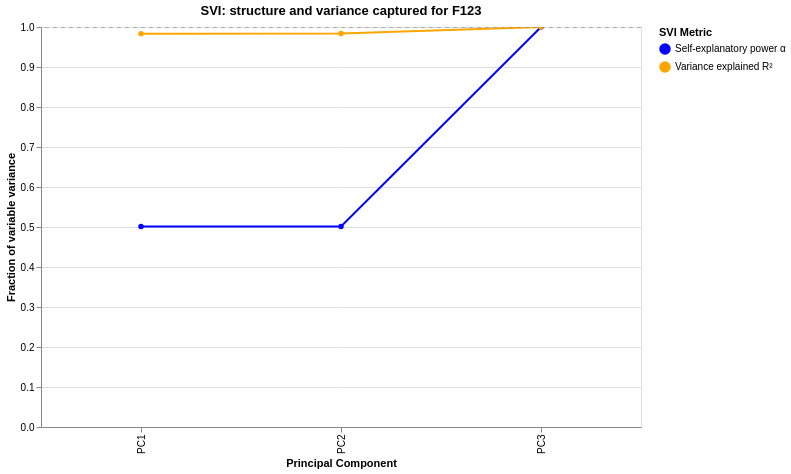

Notebook source saved alongside this figure:
### Code cell
model.svi_plot("F123")

### Figure 1 — Vega-Lite specification as saved in the notebook (floating-point values rounded to 4 significant figures)
{"config": {"view": {"continuousWidth": 300, "continuousHeight": 300}}, "layer": [{"data": {"name": "data-134e5dc6c6eb98cd13c883f70d04ca8c"}, "mark": {"type": "line", "point": true}, "encoding": {"color": {"field": "Metric", "scale": {"domain": ["Self-explanatory power α", "Variance explained R²"], "range": ["blue", "orange"]}, "title": "SVI Metric", "type": "nominal"}, "tooltip": [{"field": "PC", "title": "Principal Component", "type": "nominal"}, {"field": "Metric", "title": "Metric", "type": "nominal"}, {"field": "Value", "format": ".2f", "title": "Value", "type": "quantitative"}], "x": {"field": "PC", "sort": ["PC1", "PC2", "PC3"], "title": "Principal Component", "type": "nominal"}, "y": {"field": "Value", "scale": {"domain": [0, 1]}, "title": "Fraction of variable variance", "type": "quantitative"}}, "name": "view_1c6b8ebabc8945f0_0"}, {"data": {"name": "data-62150ca66cae3f6106d93317698c6df8"}, "mark": {"type": "rule", "color": "gray", "strokeDash": [4, 4]}, "encoding": {"y": {"field": "value", "type": "quantitative"}}}], "height": 400, "params": [{"name": "param_1e9efca18e7a2868", "select": {"type": "interval", "encodings": ["x", "y"]}, "bind": "scales", "views": ["view_1c6b8ebabc8945f0_0"]}], "title": "SVI: structure and variance captured for F123", "width": 600, "$schema": "https://vega.github.io/schema/vega-lite/v6.4.1.json", "datasets": {"data-134e5dc6c6eb98cd13c883f70d04ca8c": [{"PC": "PC1", "Metric": "Self-explanatory power α", "Value": 0.5011}, {"PC": "PC2", "Metric": "Self-explanatory power α", "Value": 0.5012}, {"PC": "PC3", "Metric": "Self-explanatory power α", "Value": 1.0}, {"PC": "PC1", "Metric": "Variance explained R²", "Value": 0.9834}, {"PC": "PC2", "Metric": "Variance explained R²", "Value": 0.9835}, {"PC": "PC3", "Metric": "Variance explained R²", "Value": 1.0}], "data-62150ca66cae3f6106d93317698c6df8": [{"value": 1.0}]}}
